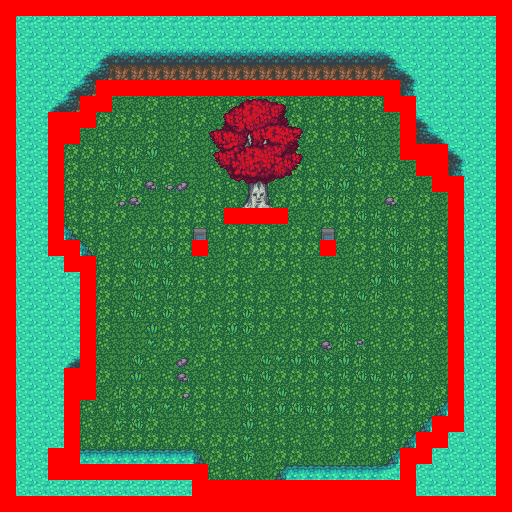

This is a level from a 2D game, rendered from its Tiled map with the project's own tilesets. A one-line summary and the map file follow, with tile-layer data summarised:
An orthogonal 32x32 tile map with 16x16 px tiles, 6 tile layers (sol1, sol2, decord1, decord2, ...), 5 tilesets.

<map version="1.0" orientation="orthogonal" renderorder="right-up" width="32" height="32" tilewidth="16" tileheight="16" nextobjectid="1">
 <tileset firstgid="1" name="collision" tilewidth="16" tileheight="16" tilecount="1">
  <image source="../../tileset/collision.png" width="16" height="16" />
 </tileset>
 <tileset firstgid="2" name="ff_master_tile_sheet" tilewidth="16" tileheight="16" tilecount="2132">
  <image source="../../tileset/ff_master_tile_sheet.png" width="656" height="832" />
 </tileset>
 <tileset firstgid="2134" name="dungeon" tilewidth="16" tileheight="16" tilecount="1479">
  <image source="../../tileset/dungeon.png" width="816" height="464" />
 </tileset>
 <tileset firstgid="3613" name="terrain" tilewidth="16" tileheight="16" tilecount="1482">
  <image source="../../tileset/terrain.png" width="624" height="608" />
 </tileset>
 <tileset firstgid="5095" name="outside" tilewidth="16" tileheight="16" tilecount="1248">
  <image source="../../tileset/outside.png" width="832" height="384" />
 </tileset>
 <layer name="sol1" width="32" height="32">
  <data>[1024 cells, 1024 non-empty, 10 distinct tile ids]</data>
 </layer>
 <layer name="sol2" width="32" height="32">
  <data>[1024 cells, 136 non-empty, 50 distinct tile ids]</data>
 </layer>
 <layer name="decord1" width="32" height="32">
  <data>[1024 cells, 177 non-empty, 26 distinct tile ids]</data>
 </layer>
 <layer name="decord2" width="32" height="32">
  <data>[1024 cells, 4 non-empty, 3 distinct tile ids]</data>
 </layer>
 <layer name="collision" width="32" height="32">
  <data>[1024 cells, 233 non-empty, 1 distinct tile ids]</data>
 </layer>
 <layer name="event" width="32" height="32">
  <data>[1024 cells, 4 non-empty, 1 distinct tile ids]</data>
 </layer>
</map>
